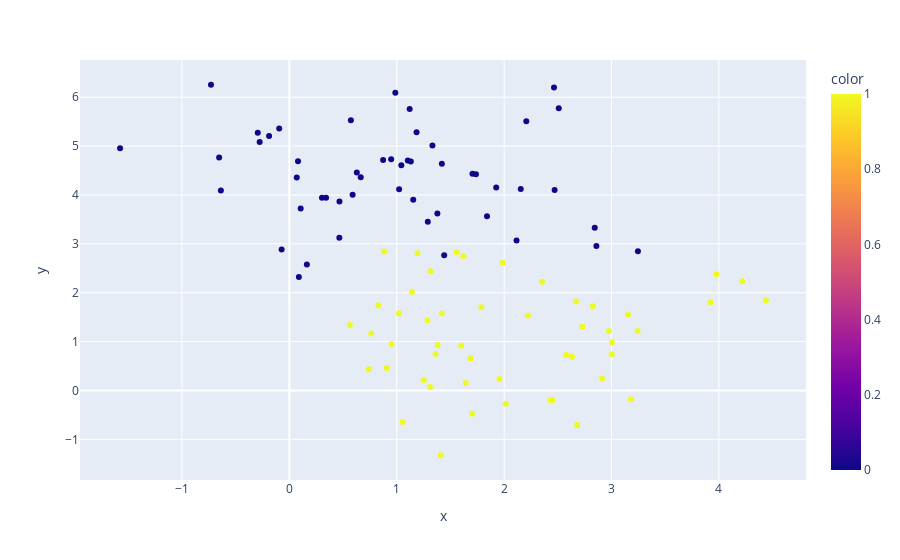

Notebook code cell kept with this figure:
### Code cell
X, y = make_blobs(n_samples=100, n_features=2, centers=2, random_state=0)


print("dimensions de X : {}".format(X.shape))
print("dimensions de y : {}".format(y.shape))

fig = px.scatter(x=X[:,0], y = X[:,1], color=y)
fig.show()

y = y.reshape((y.shape[0], 1))
